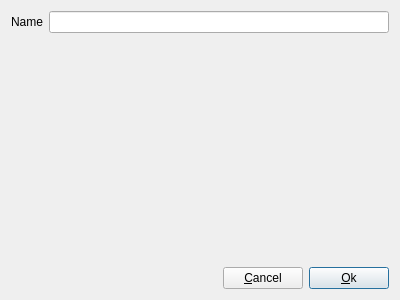
<?xml version="1.0" encoding="UTF-8"?>
<ui version="4.0">
 <class>EditNodeName</class>
 <widget class="QDialog" name="EditNodeName">
  <property name="geometry">
   <rect>
    <x>0</x>
    <y>0</y>
    <width>400</width>
    <height>300</height>
   </rect>
  </property>
  <layout class="QGridLayout" name="gridLayout_3">
   <item row="2" column="2">
    <widget class="QPushButton" name="pBtnCancel">
     <property name="sizePolicy">
      <sizepolicy hsizetype="Fixed" vsizetype="Fixed">
       <horstretch>0</horstretch>
       <verstretch>0</verstretch>
      </sizepolicy>
     </property>
     <property name="text">
      <string>&amp;Cancel</string>
     </property>
    </widget>
   </item>
   <item row="0" column="0">
    <widget class="QLabel" name="labName">
     <property name="sizePolicy">
      <sizepolicy hsizetype="Fixed" vsizetype="Preferred">
       <horstretch>0</horstretch>
       <verstretch>0</verstretch>
      </sizepolicy>
     </property>
     <property name="text">
      <string>Name</string>
     </property>
     <property name="buddy">
      <cstring>lineName</cstring>
     </property>
    </widget>
   </item>
   <item row="2" column="3">
    <widget class="QPushButton" name="pBtnOk">
     <property name="sizePolicy">
      <sizepolicy hsizetype="Fixed" vsizetype="Fixed">
       <horstretch>0</horstretch>
       <verstretch>0</verstretch>
      </sizepolicy>
     </property>
     <property name="text">
      <string>&amp;Ok</string>
     </property>
     <property name="default">
      <bool>true</bool>
     </property>
    </widget>
   </item>
   <item row="2" column="0" colspan="2">
    <spacer name="horizontalSpacer">
     <property name="orientation">
      <enum>Qt::Orientation::Horizontal</enum>
     </property>
     <property name="sizeHint" stdset="0">
      <size>
       <width>111</width>
       <height>20</height>
      </size>
     </property>
    </spacer>
   </item>
   <item row="0" column="1" colspan="3">
    <widget class="LineEdit" name="lineName">
     <property name="sizePolicy">
      <sizepolicy hsizetype="Expanding" vsizetype="Fixed">
       <horstretch>0</horstretch>
       <verstretch>0</verstretch>
      </sizepolicy>
     </property>
    </widget>
   </item>
   <item row="1" column="0" colspan="4">
    <widget class="QLabel" name="label">
     <property name="font">
      <font>
       <pointsize>16</pointsize>
      </font>
     </property>
     <property name="text">
      <string/>
     </property>
     <property name="alignment">
      <set>Qt::AlignmentFlag::AlignCenter</set>
     </property>
    </widget>
   </item>
  </layout>
 </widget>
 <customwidgets>
  <customwidget>
   <class>LineEdit</class>
   <extends>QLineEdit</extends>
   <header location="global">widget/lineedit.h</header>
  </customwidget>
 </customwidgets>
 <tabstops>
  <tabstop>lineName</tabstop>
  <tabstop>pBtnOk</tabstop>
  <tabstop>pBtnCancel</tabstop>
 </tabstops>
 <resources/>
 <connections>
  <connection>
   <sender>pBtnCancel</sender>
   <signal>clicked()</signal>
   <receiver>EditNodeName</receiver>
   <slot>reject()</slot>
   <hints>
    <hint type="sourcelabel">
     <x>358</x>
     <y>495</y>
    </hint>
    <hint type="destinationlabel">
     <x>260</x>
     <y>492</y>
    </hint>
   </hints>
  </connection>
  <connection>
   <sender>pBtnOk</sender>
   <signal>clicked()</signal>
   <receiver>EditNodeName</receiver>
   <slot>accept()</slot>
   <hints>
    <hint type="sourcelabel">
     <x>425</x>
     <y>506</y>
    </hint>
    <hint type="destinationlabel">
     <x>101</x>
     <y>492</y>
    </hint>
   </hints>
  </connection>
 </connections>
</ui>
